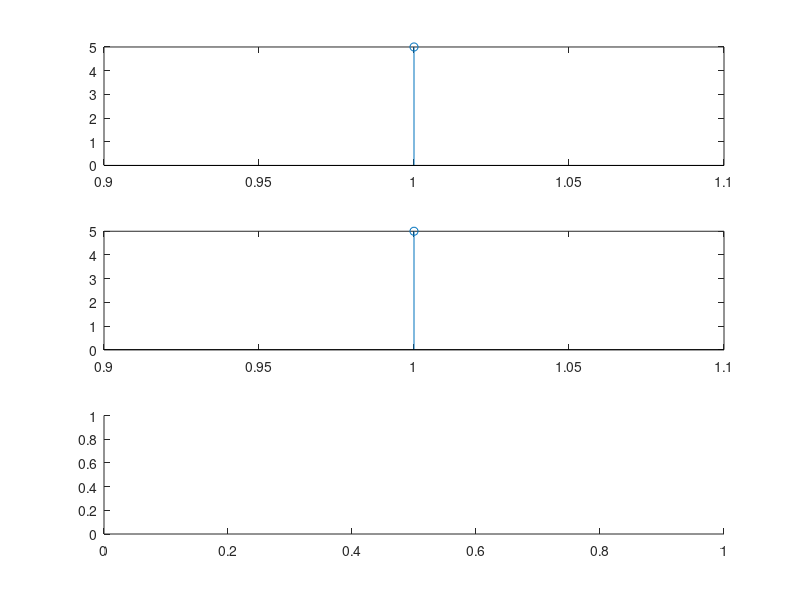

This figure's MATLAB source: (Note: this script raises an error after producing the figure.)
x=input('Enter first input array: ');
h=input('Enter second input array: ');
subplot(3,1,1);
stem(x);
subplot(3,1,2);
stem(h);
subplot(3,1,3);
y=xcorr(x,h);
stem(y);